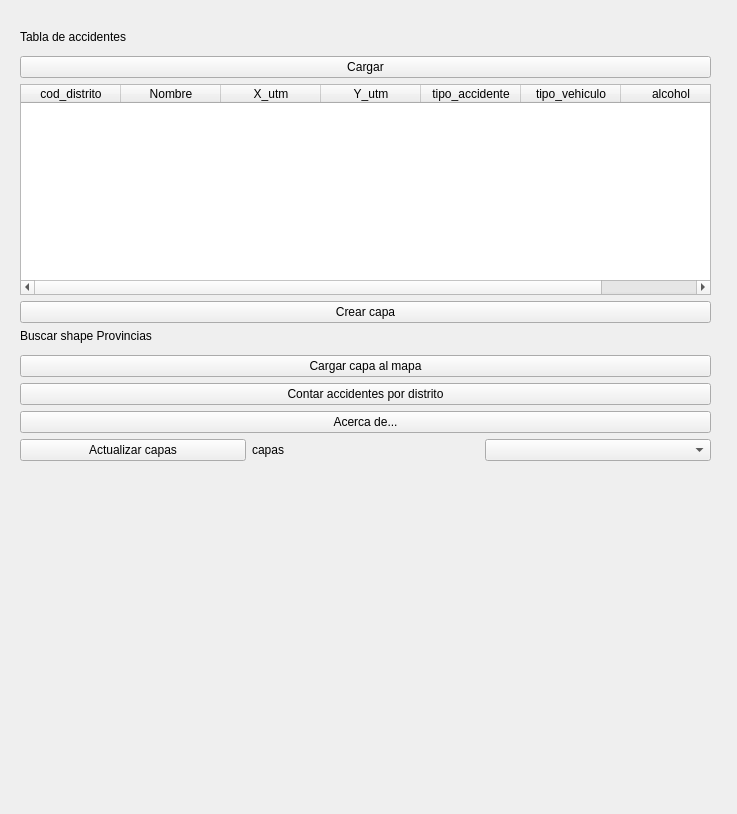
<?xml version="1.0" encoding="UTF-8"?>
<ui version="4.0">
 <class>AccidenteDockWidgetBase</class>
 <widget class="QDockWidget" name="AccidenteDockWidgetBase">
  <property name="geometry">
   <rect>
    <x>0</x>
    <y>0</y>
    <width>737</width>
    <height>814</height>
   </rect>
  </property>
  <property name="windowTitle">
   <string>Accidente</string>
  </property>
  <widget class="QWidget" name="dockWidgetContents">
   <widget class="QWidget" name="layoutWidget">
    <property name="geometry">
     <rect>
      <x>20</x>
      <y>30</y>
      <width>691</width>
      <height>431</height>
     </rect>
    </property>
    <layout class="QGridLayout" name="gridLayout">
     <item row="1" column="0">
      <widget class="QgsFileWidget" name="qfw_selector"/>
     </item>
     <item row="3" column="0">
      <widget class="QTableWidget" name="qtw_tabla">
       <column>
        <property name="text">
         <string>cod_distrito</string>
        </property>
       </column>
       <column>
        <property name="text">
         <string>Nombre</string>
        </property>
       </column>
       <column>
        <property name="text">
         <string>X_utm</string>
        </property>
       </column>
       <column>
        <property name="text">
         <string>Y_utm</string>
        </property>
       </column>
       <column>
        <property name="text">
         <string>tipo_accidente</string>
        </property>
       </column>
       <column>
        <property name="text">
         <string>tipo_vehiculo</string>
        </property>
       </column>
       <column>
        <property name="text">
         <string>alcohol</string>
        </property>
       </column>
      </widget>
     </item>
     <item row="0" column="0">
      <widget class="QLabel" name="label">
       <property name="text">
        <string>Tabla de accidentes</string>
       </property>
      </widget>
     </item>
     <item row="5" column="0">
      <layout class="QVBoxLayout" name="verticalLayout_2">
       <item>
        <widget class="QLabel" name="label_3">
         <property name="text">
          <string>Buscar shape Provincias</string>
         </property>
        </widget>
       </item>
       <item>
        <widget class="QgsFileWidget" name="qfw_selectorcapa"/>
       </item>
       <item>
        <widget class="QPushButton" name="btn_cargacapa">
         <property name="text">
          <string>Cargar capa al mapa</string>
         </property>
        </widget>
       </item>
      </layout>
     </item>
     <item row="7" column="0">
      <widget class="QPushButton" name="btn_leyenda">
       <property name="text">
        <string>Acerca de...</string>
       </property>
      </widget>
     </item>
     <item row="6" column="0">
      <widget class="QPushButton" name="btn_analisis">
       <property name="text">
        <string>Contar accidentes por distrito</string>
       </property>
      </widget>
     </item>
     <item row="2" column="0">
      <widget class="QPushButton" name="btn_cargar">
       <property name="text">
        <string>Cargar</string>
       </property>
      </widget>
     </item>
     <item row="4" column="0">
      <widget class="QPushButton" name="btn_crearcapa">
       <property name="text">
        <string>Crear capa</string>
       </property>
      </widget>
     </item>
     <item row="8" column="0">
      <layout class="QVBoxLayout" name="verticalLayout">
       <item>
        <layout class="QHBoxLayout" name="horizontalLayout_2">
         <item>
          <layout class="QHBoxLayout" name="horizontalLayout">
           <item>
            <widget class="QPushButton" name="btn_actualizar">
             <property name="text">
              <string>Actualizar capas</string>
             </property>
            </widget>
           </item>
           <item>
            <widget class="QLabel" name="label_2">
             <property name="text">
              <string>capas</string>
             </property>
            </widget>
           </item>
           <item>
            <widget class="QComboBox" name="cmb_capas"/>
           </item>
          </layout>
         </item>
        </layout>
       </item>
      </layout>
     </item>
    </layout>
   </widget>
  </widget>
 </widget>
 <customwidgets>
  <customwidget>
   <class>QgsFileWidget</class>
   <extends>QWidget</extends>
   <header>qgsfilewidget.h</header>
  </customwidget>
 </customwidgets>
 <resources/>
 <connections/>
</ui>
